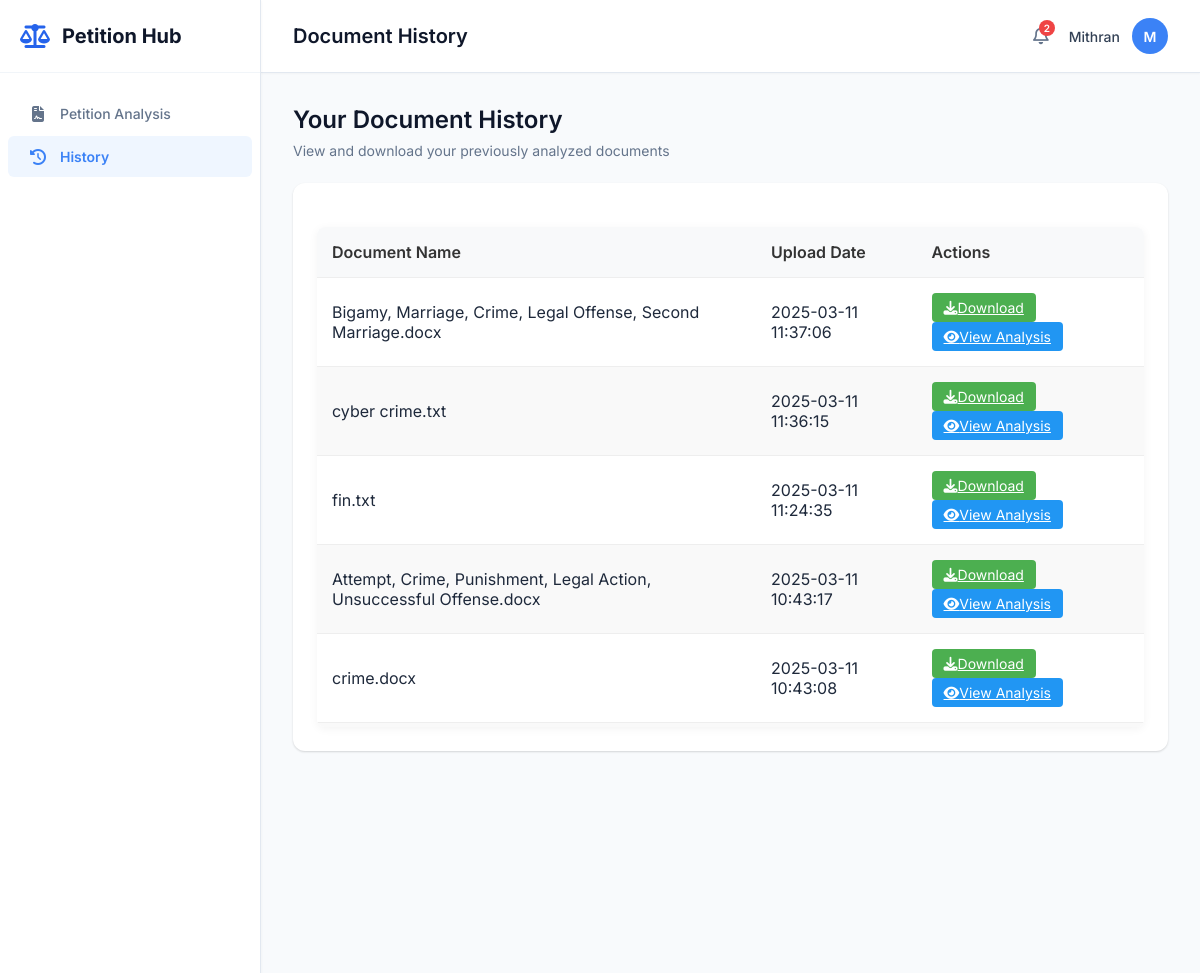
/history (signed in, upper part), run on an earlier commit of the app's database.
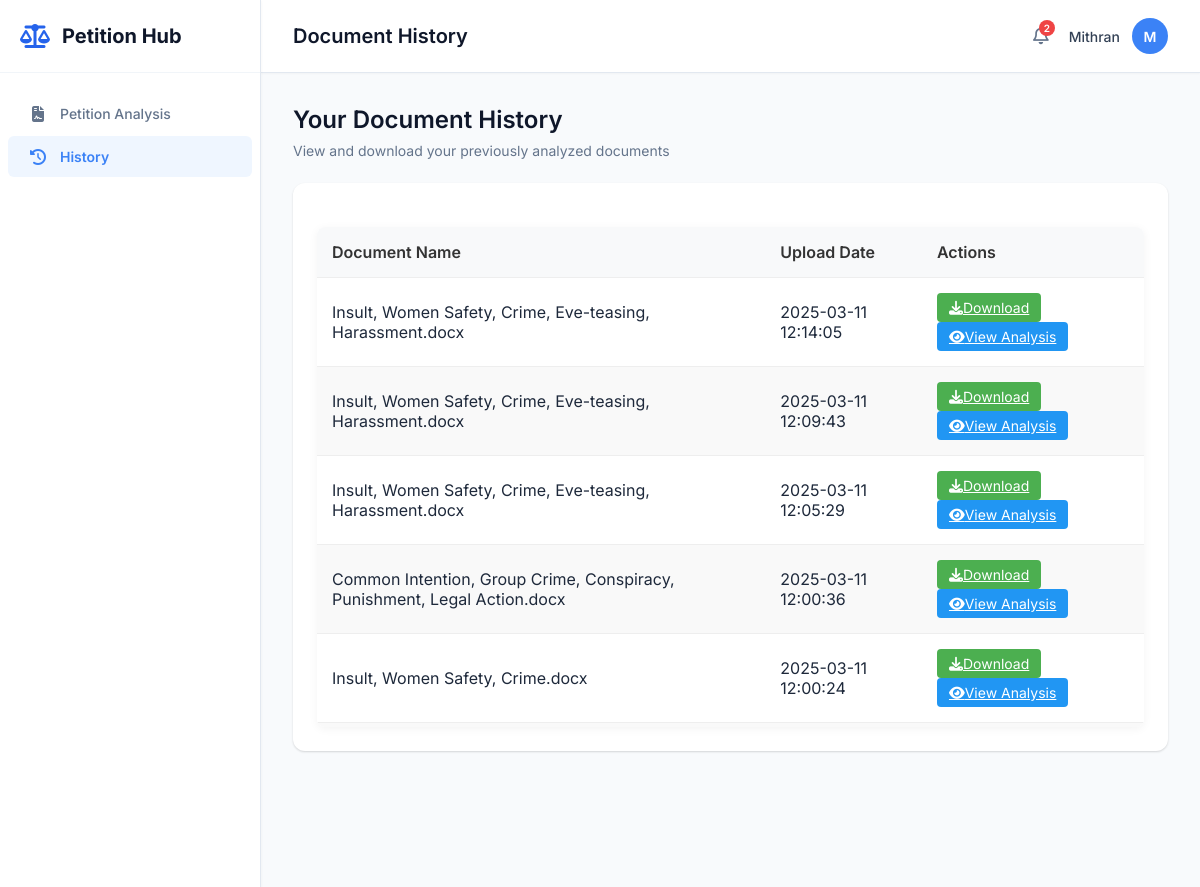
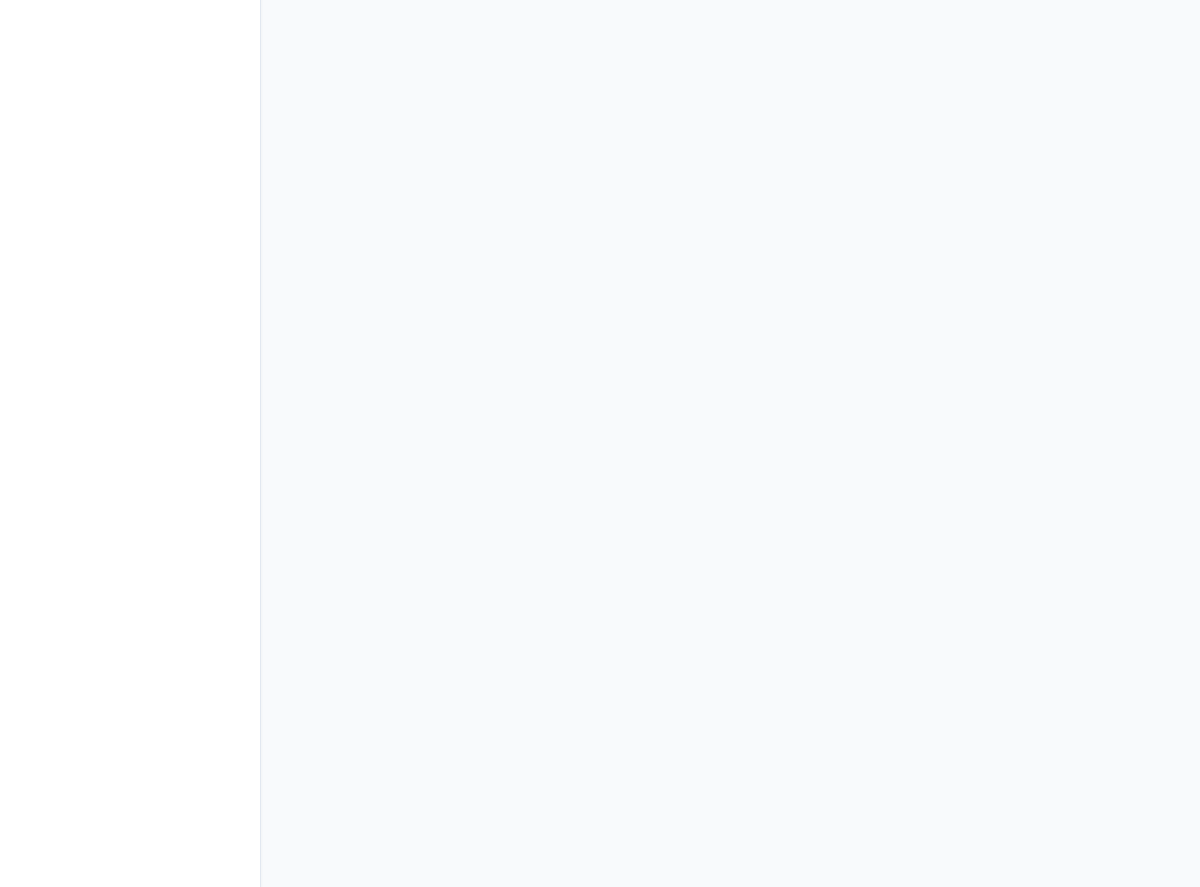
And on a later commit of the database (2 pictures, top to bottom).
### tables this page shows
CREATE TABLE document_history (
                        doc_id TEXT PRIMARY KEY,
                        user_id INTEGER NOT NULL,
                        filename TEXT NOT NULL,
                        original_filename TEXT NOT NULL,
                        upload_date TIMESTAMP NOT NULL,
                        analysis_results TEXT,
                        file_path TEXT NOT NULL,
                        FOREIGN KEY (user_id) REFERENCES users (user_id)
                    );

### app.py (the view)
@app.route('/history')
def history():
    if 'username' not in session:
        return redirect(url_for('login'))
    documents = get_user_documents(session['username'])
    return render_template('history.html', username=session['username'], documents=documents)

### db_connection.py (called while the page is built)
def create_connection(db_file):
    os.makedirs(os.path.dirname(db_file), exist_ok=True)
    conn = None
    try:
        conn = sqlite3.connect(db_file)
        return conn
    except sqlite3.Error as e:
        print(f"Database connection error: {e}")
    return conn

def get_user_id(username):
    db_path = os.path.join(os.path.dirname(__file__), 'database.db')
    conn = create_connection(db_path)
    if conn is None:
        print("Failed to create database connection.")
        return None
    with conn:
        cur = conn.cursor()
        cur.execute("SELECT user_id FROM users WHERE username=?", (username,))
        result = cur.fetchone()
        return result[0] if result else None

def get_user_documents(username):
    user_id = get_user_id(username)
    if not user_id:
        return []
    db_path = os.path.join(os.path.dirname(__file__), 'database.db')
    conn = create_connection(db_path)
    if conn is None:
        print("Failed to create database connection.")
        return []
    with conn:
        cur = conn.cursor()
        cur.execute(
            "SELECT doc_id, original_filename, upload_date, file_path FROM document_history WHERE user_id=? ORDER BY upload_date DESC",
            (user_id,)
        )
        return cur.fetchall()

### templates/history.html (shortened to what this page needs)
<!DOCTYPE html>
<html lang="en">
<head>
    <link rel="stylesheet" href="{{ url_for('static', filename='style.css') }}">
    <link rel="stylesheet" href="https://cdnjs.cloudflare.com/ajax/libs/font-awesome/6.4.0/css/all.min.css">
</head>
<body class="home-body">
    <div class="app-container">
        <aside class="sidebar">
            <div class="sidebar-header">
                <div class="logo">
                    <i class="fas fa-scale-balanced"></i>
                    <span>Petition Hub</span>
                </div>
            </div>
            <nav class="sidebar-nav">
                <ul>
                    <li><a href="{{ url_for('home') }}"><i class="fas fa-file-contract"></i> Petition Analysis</a></li>
                    <li class="active"><a href="{{ url_for('history') }}"><i class="fas fa-history"></i> History</a></li>
                </ul>
            </nav>
        </aside>
        <main class="main-content">
            <header class="top-header">
                <div class="page-title">
                    <h1>Document History</h1>
                </div>
                <div class="user-profile">
                    <div class="notifications">
                        <i class="far fa-bell"></i>
                        <span class="notification-badge">2</span>
                    </div>
                    <div class="user-info">
                        <span class="username">{{ username }}</span>
                        <div class="avatar">
                            <span>{{ username[0] | upper }}</span>
                        </div>
                    </div>
                </div>
            </header>
            <div class="dashboard">
                <div class="dashboard-header">
                    <h2>Your Document History</h2>
                    <p>View and download your previously analyzed documents</p>
                </div>
                <div class="card">
                    <div class="card-content">
                        {% if documents and documents|length > 0 %}
                        <div class="table-container">
                            <table class="history-table">
                                <thead>
                                    <tr>
                                        <th>Document Name</th>
                                        <th>Upload Date</th>
                                        <th>Actions</th>
                                    </tr>
                                </thead>
                                <tbody>
                                    {% for doc in documents %}
                                    <tr>
                                        <td>{{ doc[1] }}</td>
                                        <td>{{ doc[2] }}</td>
                                        <td>
                                            <a href="{{ url_for('download_document', doc_id=doc[0]) }}" class="action-btn download-btn">
                                                <i class="fas fa-download"></i> Download
                                            </a>
                                            <a href="{{ url_for('view_analysis', doc_id=doc[0]) }}" class="action-btn view-btn">
                                                <i class="fas fa-eye"></i> View Analysis
                                            </a>
                                        </td>
                                    </tr>
                                    {% endfor %}
                                </tbody>
                            </table>
                        </div>
                        {% endif %}
                    </div>
                </div>
            </div>
        </main>
    </div>
</body>
</html>

### static/style.css (style rules this page uses)
body { font-family: 'Inter', 'Segoe UI', 'Roboto', sans-serif; background: linear-gradient(135deg, #f5f7fa 0%, #c3cfe2 100%); margin: 0; padding: 0; display: flex; justify-content: center; align-items: center; min-height: 100vh; color: #333; }
h1 { color: #333; font-size: 28px; margin-bottom: 20px; }
body { font-family: Arial, sans-serif; }
.home-body { display: block; background: #f8fafc; min-height: 100vh; margin: 0; padding: 0; font-family: 'Inter', sans-serif; color: #1e293b; }
.app-container { display: flex; width: 100%; height: 100vh; overflow: hidden; }
.sidebar { width: 260px; background: #ffffff; border-right: 1px solid #e2e8f0; display: flex; flex-direction: column; height: 100%; box-shadow: 0 1px 3px rgba(0, 0, 0, 0.05); z-index: 10; }
.sidebar-header { padding: 24px 20px; border-bottom: 1px solid #f1f5f9; }
.logo { display: flex; align-items: center; font-weight: 700; font-size: 20px; color: #0f172a; }
.logo i { font-size: 24px; margin-right: 12px; color: #2563eb; }
.sidebar-nav { flex: 1; padding: 20px 0; overflow-y: auto; }
.sidebar-nav ul { list-style: none; padding: 0; margin: 0; }
.sidebar-nav li { margin-bottom: 2px; }
.sidebar-nav a { display: flex; align-items: center; padding: 12px 20px; color: #64748b; text-decoration: none; font-weight: 500; font-size: 14px; border-radius: 6px; margin: 0 8px; transition: all 0.2s ease; }
.sidebar-nav a i { margin-right: 12px; font-size: 16px; width: 20px; text-align: center; }
.sidebar-nav li.active a { background: #eff6ff; color: #3b82f6; font-weight: 600; }
.main-content { flex: 1; display: flex; flex-direction: column; overflow: hidden; background: #f8fafc; }
.top-header { height: 72px; display: flex; align-items: center; justify-content: space-between; padding: 0 32px; background: #ffffff; border-bottom: 1px solid #e2e8f0; box-shadow: 0 1px 2px rgba(0, 0, 0, 0.03); }
.page-title h1 { font-size: 20px; font-weight: 600; color: #0f172a; margin: 0; }
.user-profile { display: flex; align-items: center; gap: 20px; }
.notifications { position: relative; cursor: pointer; }
.notifications i { font-size: 18px; color: #64748b; }
.notification-badge { position: absolute; top: -6px; right: -6px; background: #ef4444; color: white; font-size: 10px; font-weight: 600; width: 16px; height: 16px; border-radius: 50%; display: flex; align-items: center; justify-content: center; }
.user-info { display: flex; align-items: center; gap: 12px; }
.username { font-size: 14px; font-weight: 500; color: #334155; }
.avatar { width: 36px; height: 36px; background: #3b82f6; border-radius: 50%; display: flex; align-items: center; justify-content: center; color: white; font-weight: 600; font-size: 14px; }
.dashboard { flex: 1; padding: 32px; overflow-y: auto; }
.dashboard-header { margin-bottom: 24px; }
.dashboard-header h2 { font-size: 24px; font-weight: 600; color: #0f172a; margin: 0 0 8px 0; }
.dashboard-header p { font-size: 14px; color: #64748b; margin: 0; }
.card { background: #ffffff; border-radius: 12px; box-shadow: 0 1px 3px rgba(0, 0, 0, 0.05), 0 1px 2px rgba(0, 0, 0, 0.1); margin-bottom: 24px; overflow: hidden; transition: transform 0.2s ease, box-shadow 0.2s ease; }
.card-content { padding: 24px; }

### templates/history.html (style rules this page uses)
.table-container { max-height: 500px; overflow-y: auto; border-radius: 8px; box-shadow: 0 2px 10px rgba(0, 0, 0, 0.05); margin-top: 20px; }
.history-table { width: 100%; border-collapse: collapse; background-color: #fff; }
.history-table th, .history-table td { padding: 15px; text-align: left; border-bottom: 1px solid #eee; }
.history-table th { background-color: #f8f9fa; font-weight: 600; color: #333; position: sticky; top: 0; z-index: 1; }
.history-table tr:nth-child(even) { background-color: #f9f9f9; }
.action-btn { padding: 6px 12px; border-radius: 4px; font-size: 14px; margin-right: 5px; cursor: pointer; transition: all 0.2s; border: none; display: inline-flex; align-items: center; justify-content: center; }
.download-btn { background-color: #4CAF50; color: white; }
.view-btn { background-color: #2196F3; color: white; }

What changed in the data, as far as the page shows it:
no longer on this page (row unchanged): document_history: original_filename "Bigamy, Marriage, Crime, Legal Offense, Second Marriage.docx", upload_date "2025-03-11 11:37:06"
no longer on this page (row unchanged): document_history: original_filename "cyber crime.txt", upload_date "2025-03-11 11:36:15"
no longer on this page (row unchanged): document_history: original_filename "fin.txt", upload_date "2025-03-11 11:24:35"
no longer on this page (row unchanged): document_history: original_filename "Attempt, Crime, Punishment, Legal Action, Unsuccessful Offense.docx", upload_date "2025-03-11 10:43:17"
no longer on this page (row unchanged): document_history: original_filename "crime.docx", upload_date "2025-03-11 10:43:08"
added document_history: original_filename "Insult, Women Safety, Crime, Eve-teasing, Harassment.docx", upload_date "2025-03-11 12:14:05"
added document_history: original_filename "Insult, Women Safety, Crime, Eve-teasing, Harassment.docx", upload_date "2025-03-11 12:09:43"
added document_history: original_filename "Insult, Women Safety, Crime, Eve-teasing, Harassment.docx", upload_date "2025-03-11 12:05:29"
added document_history: original_filename "Common Intention, Group Crime, Conspiracy, Punishment, Legal Action.docx", upload_date "2025-03-11 12:00:36"
added document_history: original_filename "Insult, Women Safety, Crime.docx", upload_date "2025-03-11 12:00:24"
